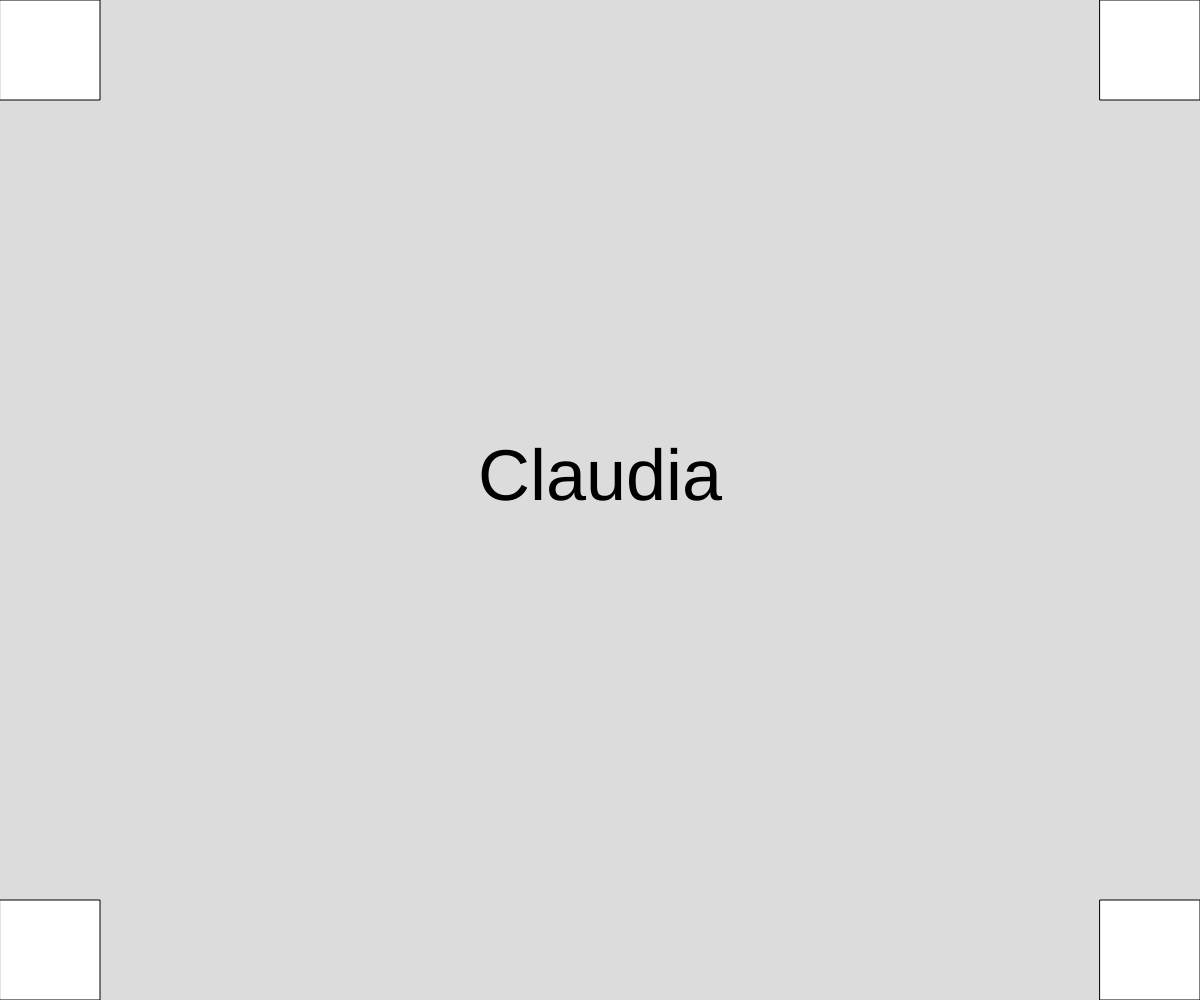
Frame 1 (no input)
Frame 60 (no input): identical to frame 1, image omitted
Frame 120 (the mouse pressed at the canvas centre since frame 60): identical to frame 1, image omitted

The p5.js sketch that drew this single still picture (run headless with seeded random() and noise() and a simulated clock; from frame 60 on, the mouse is pressed at the canvas centre):

// p5.js sketch
// ── sketch.js
function setup() {
  createCanvas(windowWidth, windowHeight);
}

function draw() {
  background(220);
  const s = 100;

  rect(0, 0, s, s);
  rect(0, height - s, s, s);
  rect(width - s, 0, s, s);
  rect(width - s, height - s, s, s);

  textSize(72);
  textAlign("center");
  text("Claudia", width / 2, height / 2);
}

function windowResized() {
  resizeCanvas(windowWidth, windowHeight);
}
